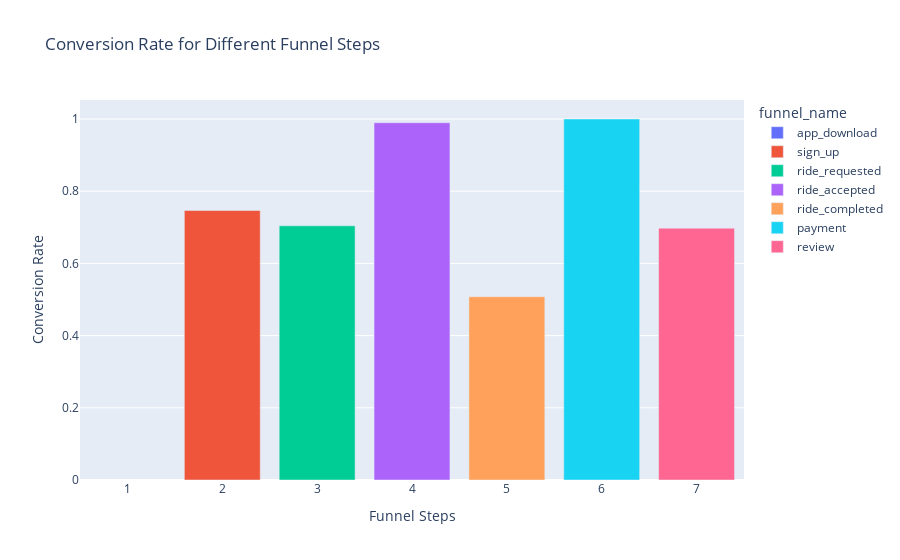

Source (notebook cell):
### Code cell
# Create a bar chart for conversion rate including the funnel names
fig = px.bar(funnel_age, x='funnel_step', y='conversion_rate', color='funnel_name',
             labels={'funnel_step': 'Funnel Step', 'conversion_rate': 'Conversion Rate'},
             title='Conversion Rate for Different Funnel Steps',
             hover_data=['user_count', 'lag', 'diff', 'dropoff_percent'])

# Update layout
fig.update_layout(xaxis_title='Funnel Steps', yaxis_title='Conversion Rate')

# Show the plot
fig.show()

### Figure 1 — Plotly figure (JSON) as saved in the notebook; plotly's stock layout.template omitted (floating-point values rounded to 4 significant figures)
{"data": [{"alignmentgroup": "True", "customdata": [[23608, null, null, null]], "hovertemplate": "funnel_name=app_download<br>Funnel Step=%{x}<br>Conversion Rate=%{y}<br>user_count=%{customdata[0]}<br>lag=%{customdata[1]}<br>diff=%{customdata[2]}<br>dropoff_percent=%{customdata[3]}<extra></extra>", "legendgroup": "app_download", "marker": {"color": "#636efa", "pattern": {"shape": ""}}, "name": "app_download", "offsetgroup": "app_download", "orientation": "v", "showlegend": true, "textposition": "auto", "type": "bar", "x": [1], "xaxis": "x", "y": [null], "yaxis": "y"}, {"alignmentgroup": "True", "customdata": [[17623, 23608, 5985, 0.2535]], "hovertemplate": "funnel_name=sign_up<br>Funnel Step=%{x}<br>Conversion Rate=%{y}<br>user_count=%{customdata[0]}<br>lag=%{customdata[1]}<br>diff=%{customdata[2]}<br>dropoff_percent=%{customdata[3]}<extra></extra>", "legendgroup": "sign_up", "marker": {"color": "#EF553B", "pattern": {"shape": ""}}, "name": "sign_up", "offsetgroup": "sign_up", "orientation": "v", "showlegend": true, "textposition": "auto", "type": "bar", "x": [2], "xaxis": "x", "y": [0.7465], "yaxis": "y"}, {"alignmentgroup": "True", "customdata": [[12406, 17623, 5217, 0.296]], "hovertemplate": "funnel_name=ride_requested<br>Funnel Step=%{x}<br>Conversion Rate=%{y}<br>user_count=%{customdata[0]}<br>lag=%{customdata[1]}<br>diff=%{customdata[2]}<br>dropoff_percent=%{customdata[3]}<extra></extra>", "legendgroup": "ride_requested", "marker": {"color": "#00cc96", "pattern": {"shape": ""}}, "name": "ride_requested", "offsetgroup": "ride_requested", "orientation": "v", "showlegend": true, "textposition": "auto", "type": "bar", "x": [3], "xaxis": "x", "y": [0.704], "yaxis": "y"}, {"alignmentgroup": "True", "customdata": [[12278, 12406, 128, 0.0103]], "hovertemplate": "funnel_name=ride_accepted<br>Funnel Step=%{x}<br>Conversion Rate=%{y}<br>user_count=%{customdata[0]}<br>lag=%{customdata[1]}<br>diff=%{customdata[2]}<br>dropoff_percent=%{customdata[3]}<extra></extra>", "legendgroup": "ride_accepted", "marker": {"color": "#ab63fa", "pattern": {"shape": ""}}, "name": "ride_accepted", "offsetgroup": "ride_accepted", "orientation": "v", "showlegend": true, "textposition": "auto", "type": "bar", "x": [4], "xaxis": "x", "y": [0.9897], "yaxis": "y"}, {"alignmentgroup": "True", "customdata": [[6233, 12278, 6045, 0.4923]], "hovertemplate": "funnel_name=ride_completed<br>Funnel Step=%{x}<br>Conversion Rate=%{y}<br>user_count=%{customdata[0]}<br>lag=%{customdata[1]}<br>diff=%{customdata[2]}<br>dropoff_percent=%{customdata[3]}<extra></extra>", "legendgroup": "ride_completed", "marker": {"color": "#FFA15A", "pattern": {"shape": ""}}, "name": "ride_completed", "offsetgroup": "ride_completed", "orientation": "v", "showlegend": true, "textposition": "auto", "type": "bar", "x": [5], "xaxis": "x", "y": [0.5077], "yaxis": "y"}, {"alignmentgroup": "True", "customdata": [[6233, 6233, 0, 0]], "hovertemplate": "funnel_name=payment<br>Funnel Step=%{x}<br>Conversion Rate=%{y}<br>user_count=%{customdata[0]}<br>lag=%{customdata[1]}<br>diff=%{customdata[2]}<br>dropoff_percent=%{customdata[3]}<extra></extra>", "legendgroup": "payment", "marker": {"color": "#19d3f3", "pattern": {"shape": ""}}, "name": "payment", "offsetgroup": "payment", "orientation": "v", "showlegend": true, "textposition": "auto", "type": "bar", "x": [6], "xaxis": "x", "y": [1], "yaxis": "y"}, {"alignmentgroup": "True", "customdata": [[4348, 6233, 1885, 0.3024]], "hovertemplate": "funnel_name=review<br>Funnel Step=%{x}<br>Conversion Rate=%{y}<br>user_count=%{customdata[0]}<br>lag=%{customdata[1]}<br>diff=%{customdata[2]}<br>dropoff_percent=%{customdata[3]}<extra></extra>", "legendgroup": "review", "marker": {"color": "#FF6692", "pattern": {"shape": ""}}, "name": "review", "offsetgroup": "review", "orientation": "v", "showlegend": true, "textposition": "auto", "type": "bar", "x": [7], "xaxis": "x", "y": [0.6976], "yaxis": "y"}], "layout": {"barmode": "relative", "legend": {"title": {"text": "funnel_name"}, "tracegroupgap": 0}, "title": {"text": "Conversion Rate for Different Funnel Steps"}, "xaxis": {"anchor": "y", "domain": [0, 1], "title": {"text": "Funnel Steps"}}, "yaxis": {"anchor": "x", "domain": [0, 1], "title": {"text": "Conversion Rate"}}}}
